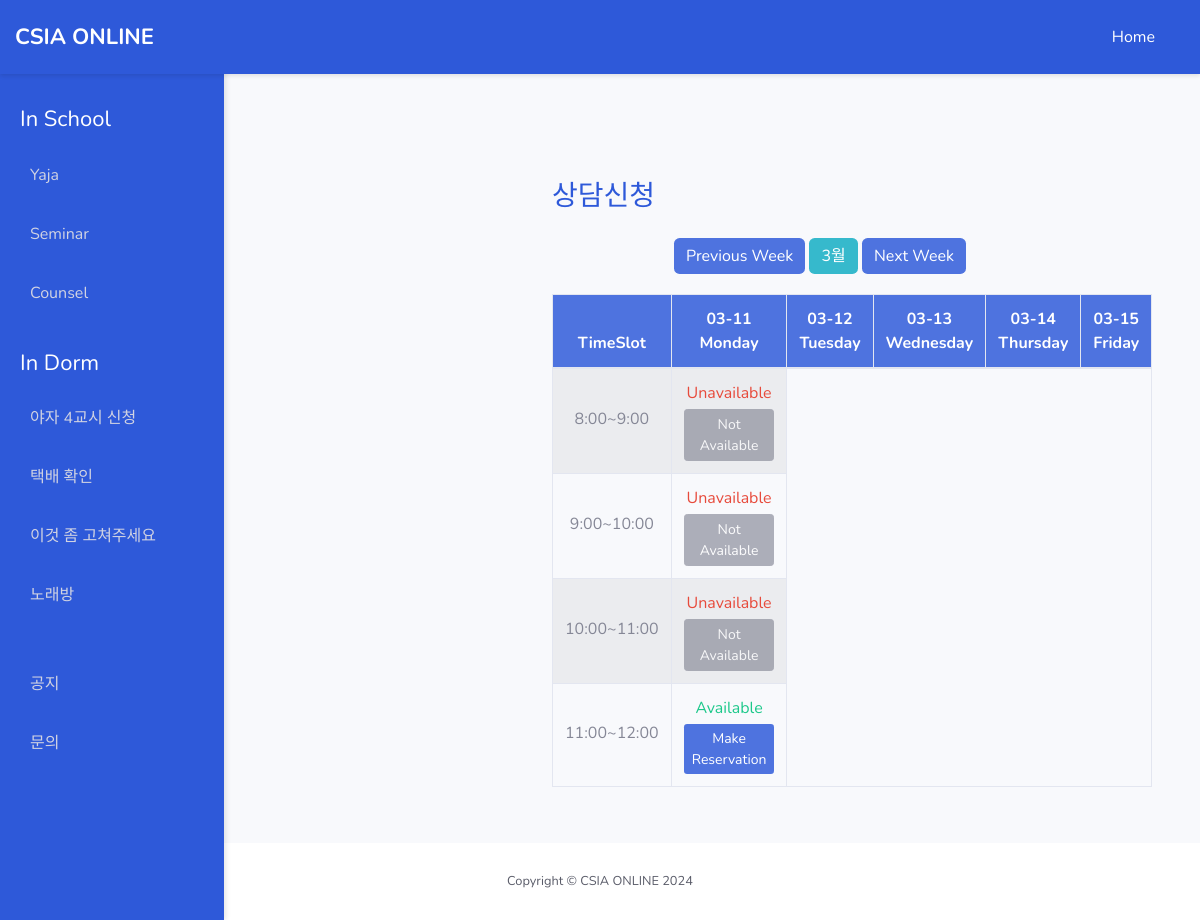
The page /counsel/ (signed in) on the database its author committed.
### counsel/models.py (models this page shows)
class Reservation(models.Model):
    timeSlot = models.CharField(max_length=20, unique=True)
    availability = models.BooleanField(default=True)
    student_id = models.CharField(max_length=10, null=True, blank=True)

### counsel/views.py (the view, shortened to what this page needs)
# urls.py: path("counsel/", views.counsel_view, name="counsel"),
@csrf_exempt
def counsel_view(request):
    Reservations = Reservation.objects.all()
    print(request.user.student_id)
    return render(request, "counsel.html", {"Reservations": Reservations, "current_student_id": request.user.student_id})

### counsel/templates/counsel.html (shortened to what this page needs)
<!DOCTYPE html>
<html lang="en">
{% extends 'base.html' %}
    {% block content %}
    <div class="content-wrapper" id="content-wrapper">
        <div class="container-fluid" id="content">
            <div class="container-fluid">
                <h1 class="h3 mb-4">상담신청</h1>
                <div class="d-flex justify-content-center mb-3">
                    <button type="button" class="btn btn-primary">Previous Week</button>&nbsp;
                    <button type="button" class="btn btn-info">3월</button>&nbsp;
                    <button type="button" class="btn btn-primary">Next Week</button>
                </div>
                <table class="table table-bordered table-striped text-center" id="reservation-table">
    <thead>
        <tr>
            <th>TimeSlot</th>
            <th>03-11<br>Monday</th>
            <th>03-12<br>Tuesday</th>
            <th>03-13<br>Wednesday</th>
            <th>03-14<br>Thursday</th>
            <th>03-15<br>Friday</th>
        </tr>
    </thead>
    <tbody>
        {% for Reservation in Reservations %}
        <tr>
            <td>
                <div class="d-flex justify-content-center">
                    <div class="ms-3">
                        <p class="fw-bold mb-1">{{ Reservation.timeSlot }}</p>
                    </div>
                </div>
            </td>
            <td id="">
                {% if Reservation.student_id == current_student_id %}
                    <p class="fw-normal mb-1 text-danger">Not Available</p>
                    <button type="button" class="btn btn-secondary btn-sm btn-rounded" data-action="delete" data-time-slot="{{ Reservation.timeSlot }}">
                        Delete Reservation
                    </button>
                {% else %}
                    {% if Reservation.availability %}
                        <p class="fw-normal mb-1 text-success">Available</p>
                        <button type="button" class="btn btn-primary btn-sm btn-rounded" data-action="make" data-time-slot="{{ Reservation.timeSlot }}">
                            Make Reservation
                        </button>
                    {% else %}
                        <p class="fw-normal mb-1 text-danger">Unavailable</p>
                        <button type="button" class="btn btn-secondary btn-sm btn-rounded" disabled>
                            Not Available
                        </button>
                    {% endif %}
                {% endif %}
            </td>
        </tr>
        {% endfor %}
    </tbody>
</table>
            </div>
        </div>
    </div>
    {% endblock %}

### templates/base.html (style rules this page uses)
body { font-family: 'Nunito', sans-serif; background-color: #f8f9fc; color: #5a5c69; display: flex; flex-direction: column; height: 100vh; margin: 0; }
.content-wrapper { margin-top: 70px; margin-left: 220px; padding: 20px; flex: 1; overflow-x: auto; overflow-y: auto; }
h1 { font-size: 28px; color: #2e59d9; }
.btn-primary { background-color: #4e73df; border: none; }
.btn-info { background-color: #36b9cc; border: none; }
.table { margin-top: 20px; }
.table th { background-color: #4e73df; color: white; }
.table td { vertical-align: middle; }

### rows shown on the page
Reservation: timeSlot "8:00~9:00", student_id "Unavailable"
Reservation: timeSlot "9:00~10:00", student_id "Unavailable"
Reservation: timeSlot "10:00~11:00", student_id "Unavailable"
Reservation: timeSlot "11:00~12:00"
